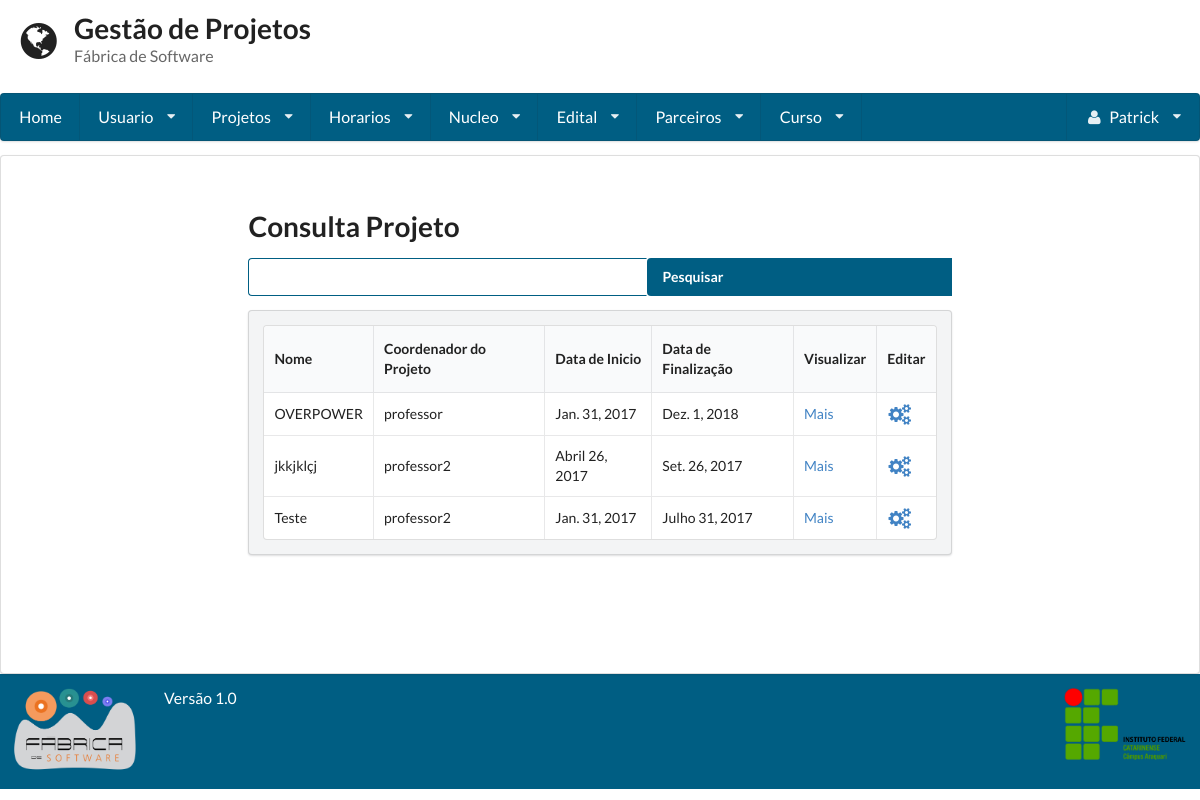
/consulta_projeto/ (signed in), run on the app's committed database.
### gestaoapp/models/projeto.py (models this page shows, shortened)
class Projeto(models.Model):
    TIPO_CHOICES = (
        ('Pesquisa', 'Pesquisa'),
        ('Extensao', 'Extensão'),
        ('Ensino', 'Ensino'),
        ('Pesquisa_Extensao', 'Pesquisa/Extensão'),
    )
    tipo = models.CharField(
        max_length=255, null=True, blank=True,
        choices=TIPO_CHOICES
    )
    nome = models.CharField(max_length=255)
    imagem = models.ImageField("Imagem", upload_to='projeto')
    codigo = models.CharField(max_length=255, unique=True)
    coordenador = models.ForeignKey(Usuario, related_name="coordenador")
    duracao = models.CharField(max_length=255)
    data_inicio = models.DateField()
    data_fim = models.DateField()
    nucleo = models.ManyToManyField(Nucleo)
    edital = models.ManyToManyField(Edital, blank=True)
    descricao = models.TextField()
    data_cadastro = models.DateField(auto_now=True)
    membro = models.ManyToManyField(Usuario, blank=True, related_name="Membros")
    parceiro = models.ManyToManyField(Parceiro, blank=True)

### gestaoapp/views/projeto.py (the view, shortened to what this page needs)
# urls.py: url(r'^consulta_projeto/', ConsultaProjeto.as_view()),
class ConsultaProjeto(LoginRequiredMixin, View):
    template = 'projeto/consulta.html'
    def get(self, request):
        form = Busca()
        projeto = Projeto.objects.all()
        usuario = Usuario.objects.get(pk=request.user)
        return render(request, self.template, {'projetos': projeto, "form": form, 'usuario': usuario})

### gestaoapp/forms/busca.py
class Busca(forms.Form):
	nome = forms.CharField(label='Buscar', widget=forms.TextInput)

### gestaoapp/templates/projeto/consulta.html (shortened to what this page needs)
{% extends 'base.html' %}
{% block conteudo %}
    <form method='POST' action='/consulta_projeto/' class="ui form">
        <h1 class="ui header">Consulta Projeto</h1>
        <div class="field">
            <div class="ui action input">
                {{ form.nome }}
                <input type="submit" value="Pesquisar" class='icon search'>
            </div>
        </div>
    </form>
    <div class="ui secondary segment">
        <table class="ui celled table">
            <thead>
            <tr>
                <th>Nome</th>
                <th>Coordenador do Projeto</th>
                <th>Data de Inicio</th>
                <th>Data de Finalização</th>
                {% if user.is_superuser %}
                    <th>Visualizar</th>
                    <th>Editar</th>
                {% endif %}
            </tr>
            </thead>
            <tbody>
            {% for projeto in projetos %}
                <tr>
                    <td>{{ projeto.nome }}</td>
                    <td>{{ projeto.coordenador }}</td>
                    <td>{{ projeto.data_inicio }}</td>
                    <td>{{ projeto.data_fim }}</td>
                    {% if user.is_superuser %}
                        <td><a href="../visualizar_projeto/{{ projeto.id }}">Mais</a></td>
                        {% if projeto.coordenador.id == request.user.id or usuario.super_adm %}
                            <td><a href="../editar_projeto/{{ projeto.id }}"><i class="settings large icon"></i></a>
                            </td>
                        {% else %}
                            <td></td>
                        {% endif %}
                    {% endif %}
                </tr>
            {% endfor %}
            </tbody>
        </table>
    </div>
{% endblock %}

### gestaoapp/templates/base.html (shortened to what this page needs)
<!doctype html>
<head>
    {% load staticfiles %}
    <link rel="stylesheet" href="{% static 'semantic-2.1/dist/semantic.css' %}"/>
    <link rel="stylesheet" href="{% static 'base.css' %}"/>
</head>
<body class="cor-fundo">
<header class="cabecalho">
    <div class="ui grid">
        <div class="row">
            <div class='twelve wide column'>
                <h1 class="ui header">
                    <i class='ui icon world'></i>
                    <div class="ui content">
                        Gestão de Projetos
                        <p class="sub header">
                            Fábrica de Software
                        </p>
                    </div>
                </h1>
            </div>
        </div>
        {% if user.is_authenticated %}
            <div class="computer only row">
                <nav class="ui large menu stackable"><a class="item" href="/home">Home</a>
                    <div class="ui dropdown item">Usuario<i class="dropdown icon"></i>
                    </div>
                    <div class="ui dropdown item">Projetos<i class="dropdown icon"></i>
                    </div>
                    <div class="ui dropdown item">Horarios<i class="dropdown icon"></i>
                    </div>
                    <div class="ui dropdown item">Nucleo<i class="dropdown icon"></i>
                    </div>
                    <div class="ui dropdown item">Edital<i class="dropdown icon"></i>
                    </div>
                    <div class="ui dropdown item">Parceiros<i class="dropdown icon"></i>
                    </div>
                    {% if user.is_superuser %}
                        <div class="ui dropdown item">Curso<i class="dropdown icon"></i>
                        </div>
                    {% endif %}
                    <div class="ui dropdown item right floated"><i class="user icon"></i>
                        {{ request.user.first_name }} <i class="dropdown icon"></i>
                    </div>
                </nav>
            </div>
        {% endif %}
    </div>
</header>
<article class="corpo ui segment cor-conteudo">
    <div class="ui grid">
        <div class="row">
            <div class="three wide column"></div>
            <div class="ten wide column">
                {% block conteudo %}
                {% endblock %}
            </div>
        </div>
    </div>
</article>
<footer class="ui grid rodape verde_escuro">
    <div class="two wide column">
        <img class="ui small image" src="{% static 'fabrica.png' %}">
    </div>
    <div class=" twelve wide column">
        <label class="centered"> Versão 1.0 </label>
    </div>
    <div class="two wide column">
        <img class="ui small image" src="{% static 'ifc2.png' %}">
    </div>
</footer>
</body>
</html>

### static/base.css (style rules this page uses)
.ui.grid { margin:0 !important; padding:0 !important; }
.cabecalho { min-height: 16% !important; color: #005e83 !important; }
.cabecalho .grid { margin:0 !important; padding:0 !important; }
.corpo { min-height: 64.9% !important; }
.rodape { min-height: 11% !important; }
article { margin: 0 !important; }
input.icon.search { background-color: #005e83 !important; color: #fff !important; font-weight: bold !important; }
.verde_escuro { background:#005e83 !important; color:#FFFFFF !important; }
.ui.menu { width: 100% !important; background-color: #005e83 !important; }
.ui.menu > .item { color: #FFF !important; }
label { font-size: 1.125em !important; }
input { border-color: #005E83 !important; }

### data on the page
Projeto: nome "OVERPOWER", coordenador "professor", data_inicio "Jan. 31, 2017", data_fim "Dez. 1, 2018"
Projeto: nome "jkkjklçj", coordenador "professor2", data_inicio "Abril 26, 2017", data_fim "Set. 26, 2017"
Projeto: nome "Teste", coordenador "professor2", data_inicio "Jan. 31, 2017", data_fim "Julho 31, 2017"

### other printed values
{{ request.user.first_name }} "Patrick"
